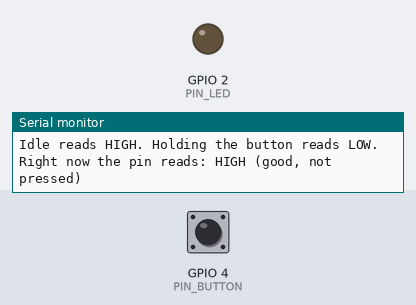
Bench run of a sketch on a simulated ESP32. Shown: output pins drawn as LEDs (lit = HIGH), the last lines printed to the serial monitor. The inputs (shaded band) are chosen by the test bench; at power-on: GPIO 4 (PIN_BUTTON) HIGH.

Above: at 1.5 s.
1.6 s: GPIO 4 (PIN_BUTTON) pulled LOW for 3.2 s
At 3.5 s:
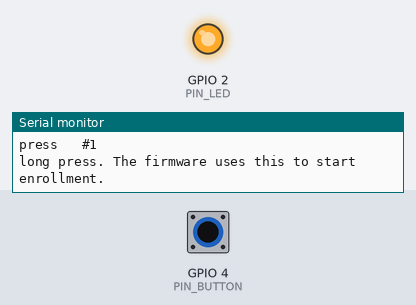
Timing chart, 0 to 6.3 s (numbered marks = the images above; inputs shaded):
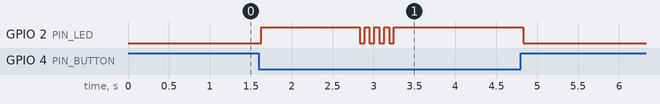

Measured:
- after the input at 1.6 s, GPIO 2 (PIN_LED): goes HIGH 1.2 s, 3 × (LOW 0.06 s, HIGH 0.06 s), LOW 0.06 s, HIGH 1.6 s, then LOW, starting at once

The sketch:

button_led.ino
```cpp
// TEST 4 of 12: the enroll button and the status LED.
//
// Wiring, push button:
//   one leg to GPIO 4
//   the other leg to GND
// No resistor. The internal pull-up is switched on below, so the pin idles HIGH
// and reads LOW while the button is held.
//
// The LED on GPIO 2 is the blue one already soldered to the board. Nothing to
// wire for it.
//
// Expect: the LED follows the button, and every press, release and long press
// is named in the monitor with how long it lasted.
//
// A four-legged tactile switch has two pairs that are permanently joined. If
// the pin reads LOW forever you picked a joined pair: move one wire to the leg
// diagonally opposite.

static const uint8_t PIN_BUTTON = 4;
static const uint8_t PIN_LED = 2;

static const uint32_t DEBOUNCE_MS = 30;
static const uint32_t LONG_PRESS_MS = 1200;

bool stableState = HIGH;
bool lastReading = HIGH;
uint32_t lastChange = 0;
uint32_t pressedAt = 0;
bool longFired = false;
uint32_t pressCount = 0;

void setup() {
    Serial.begin(115200);
    delay(300);

    pinMode(PIN_BUTTON, INPUT_PULLUP);
    pinMode(PIN_LED, OUTPUT);
    digitalWrite(PIN_LED, LOW);

    Serial.println();
    Serial.println(F("Button and LED test."));
    Serial.println(F("Idle reads HIGH. Holding the button reads LOW."));
    Serial.print(F("Right now the pin reads: "));
    Serial.println(digitalRead(PIN_BUTTON) == HIGH ? F("HIGH (good, not pressed)")
                                                   : F("LOW (stuck, or held down)"));
    Serial.println();
}

void loop() {
    const bool reading = digitalRead(PIN_BUTTON);
    const uint32_t now = millis();

    if (reading != lastReading) {
        lastReading = reading;
        lastChange = now;
    }

    // Only believe a level that has held steady past the bounce window.
    if (now - lastChange >= DEBOUNCE_MS && reading != stableState) {
        stableState = reading;

        if (stableState == LOW) {
            pressedAt = now;
            longFired = false;
            pressCount++;
            digitalWrite(PIN_LED, HIGH);
            Serial.print(F("press   #"));
            Serial.println(pressCount);
        } else {
            digitalWrite(PIN_LED, LOW);
            Serial.print(F("release after "));
            Serial.print(now - pressedAt);
            Serial.println(F(" ms"));
        }
    }

    if (stableState == LOW && !longFired && now - pressedAt >= LONG_PRESS_MS) {
        longFired = true;
        Serial.println(F("long press. The firmware uses this to start enrollment."));
        for (uint8_t i = 0; i < 4; i++) {
            digitalWrite(PIN_LED, LOW);
            delay(60);
            digitalWrite(PIN_LED, HIGH);
            delay(60);
        }
    }
}
```
